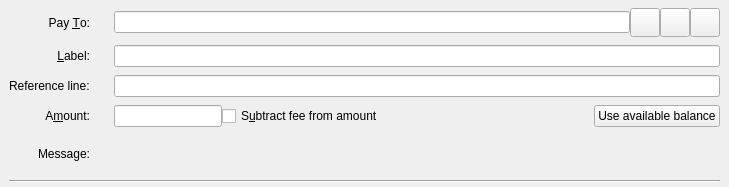
<?xml version="1.0" encoding="UTF-8"?>
<ui version="4.0">
 <class>SendCoinsEntry</class>
 <widget class="QStackedWidget" name="SendCoinsEntry">
  <property name="geometry">
   <rect>
    <x>0</x>
    <y>0</y>
    <width>729</width>
    <height>187</height>
   </rect>
  </property>
  <property name="focusPolicy">
   <enum>Qt::TabFocus</enum>
  </property>
  <property name="autoFillBackground">
   <bool>false</bool>
  </property>
  <widget class="QFrame" name="SendCoins">
   <property name="toolTip">
    <string>This is a normal payment.</string>
   </property>
   <property name="frameShape">
    <enum>QFrame::NoFrame</enum>
   </property>
   <layout class="QGridLayout" name="gridLayout">
    <property name="topMargin">
     <number>8</number>
    </property>
    <property name="bottomMargin">
     <number>4</number>
    </property>
    <property name="horizontalSpacing">
     <number>12</number>
    </property>
    <property name="verticalSpacing">
     <number>8</number>
    </property>
    <item row="0" column="0">
     <widget class="QLabel" name="payToLabel">
      <property name="text">
       <string>Pay &amp;To:</string>
      </property>
      <property name="alignment">
       <set>Qt::AlignRight|Qt::AlignTrailing|Qt::AlignVCenter</set>
      </property>
      <property name="buddy">
       <cstring>payTo</cstring>
      </property>
     </widget>
    </item>
    <item row="0" column="2">
     <layout class="QHBoxLayout" name="payToLayout">
      <property name="spacing">
       <number>0</number>
      </property>
      <item>
       <widget class="QValidatedLineEdit" name="payTo">
        <property name="toolTip">
         <string>The Bitcoinreco address to send the payment to</string>
        </property>
       </widget>
      </item>
      <item>
       <widget class="QToolButton" name="addressBookButton">
        <property name="toolTip">
         <string>Choose previously used address</string>
        </property>
        <property name="text">
         <string/>
        </property>
        <property name="icon">
         <iconset resource="../bitcoinreco.qrc">
          <normaloff>:/icons/address-book</normaloff>:/icons/address-book</iconset>
        </property>
        <property name="iconSize">
         <size>
          <width>22</width>
          <height>22</height>
         </size>
        </property>
        <property name="shortcut">
         <string>Alt+A</string>
        </property>
       </widget>
      </item>
      <item>
       <widget class="QToolButton" name="pasteButton">
        <property name="toolTip">
         <string>Paste address from clipboard</string>
        </property>
        <property name="text">
         <string/>
        </property>
        <property name="icon">
         <iconset resource="../bitcoinreco.qrc">
          <normaloff>:/icons/editpaste</normaloff>:/icons/editpaste</iconset>
        </property>
        <property name="iconSize">
         <size>
          <width>22</width>
          <height>22</height>
         </size>
        </property>
        <property name="shortcut">
         <string>Alt+P</string>
        </property>
       </widget>
      </item>
      <item>
       <widget class="QToolButton" name="deleteButton">
        <property name="toolTip">
         <string>Remove this entry</string>
        </property>
        <property name="text">
         <string/>
        </property>
        <property name="icon">
         <iconset resource="../bitcoinreco.qrc">
          <normaloff>:/icons/remove</normaloff>:/icons/remove</iconset>
        </property>
        <property name="iconSize">
         <size>
          <width>22</width>
          <height>22</height>
         </size>
        </property>
       </widget>
      </item>
     </layout>
    </item>
    <item row="2" column="0">
     <widget class="QLabel" name="labellLabel">
      <property name="text">
       <string>&amp;Label:</string>
      </property>
      <property name="alignment">
       <set>Qt::AlignRight|Qt::AlignTrailing|Qt::AlignVCenter</set>
      </property>
      <property name="buddy">
       <cstring>addAsLabel</cstring>
      </property>
     </widget>
    </item>
    <item row="2" column="2">
     <widget class="QLineEdit" name="addAsLabel">
      <property name="toolTip">
       <string>Enter a label for this address to add it to the list of used addresses</string>
      </property>
     </widget>
    </item>
    <item row="4" column="0">
     <widget class="QLabel" name="amountLabel">
      <property name="text">
       <string>A&amp;mount:</string>
      </property>
      <property name="alignment">
       <set>Qt::AlignRight|Qt::AlignTrailing|Qt::AlignVCenter</set>
      </property>
      <property name="buddy">
       <cstring>payAmount</cstring>
      </property>
     </widget>
    </item>
    <item row="4" column="2">
     <layout class="QHBoxLayout" name="horizontalLayoutAmount" stretch="0,1,0">
      <item>
       <widget class="BitcoinrecoAmountField" name="payAmount"/>
      </item>
      <item>
       <widget class="QCheckBox" name="checkboxSubtractFeeFromAmount">
        <property name="toolTip">
         <string>The fee will be deducted from the amount being sent. The recipient will receive less bitcoinrecos than you enter in the amount field. If multiple recipients are selected, the fee is split equally.</string>
        </property>
        <property name="text">
         <string>S&amp;ubtract fee from amount</string>
        </property>
       </widget>
      </item>
      <item>
       <widget class="QPushButton" name="useAvailableBalanceButton">
        <property name="text">
         <string>Use available balance</string>
        </property>
       </widget>
      </item>
     </layout>
    </item>
    <item row="5" column="0">
     <widget class="QLabel" name="messageLabel">
      <property name="text">
       <string>Message:</string>
      </property>
      <property name="alignment">
       <set>Qt::AlignRight|Qt::AlignTrailing|Qt::AlignVCenter</set>
      </property>
     </widget>
    </item>
    <item row="5" column="2">
     <widget class="QLabel" name="messageTextLabel">
      <property name="toolTip">
       <string>A message that was attached to the bitcoinreco: URI which will be stored with the transaction for your reference. Note: This message will not be sent over the Bitcoinreco network.</string>
      </property>
      <property name="textFormat">
       <enum>Qt::PlainText</enum>
      </property>
     </widget>
    </item>
    <item row="6" column="0" colspan="3">
     <widget class="Line" name="line">
      <property name="orientation">
       <enum>Qt::Horizontal</enum>
      </property>
     </widget>
    </item>
    <item row="3" column="2">
     <widget class="QLineEdit" name="referencelineEdit"/>
    </item>
    <item row="3" column="0">
     <widget class="QLabel" name="label">
      <property name="text">
       <string>Reference line:</string>
      </property>
     </widget>
    </item>
   </layout>
  </widget>
  <widget class="QFrame" name="SendCoins_UnauthenticatedPaymentRequest">
   <property name="palette">
    <palette>
     <active>
      <colorrole role="WindowText">
       <brush brushstyle="SolidPattern">
        <color alpha="255">
         <red>0</red>
         <green>0</green>
         <blue>0</blue>
        </color>
       </brush>
      </colorrole>
      <colorrole role="Button">
       <brush brushstyle="SolidPattern">
        <color alpha="255">
         <red>255</red>
         <green>255</green>
         <blue>127</blue>
        </color>
       </brush>
      </colorrole>
      <colorrole role="Light">
       <brush brushstyle="SolidPattern">
        <color alpha="255">
         <red>255</red>
         <green>255</green>
         <blue>255</blue>
        </color>
       </brush>
      </colorrole>
      <colorrole role="Midlight">
       <brush brushstyle="SolidPattern">
        <color alpha="255">
         <red>255</red>
         <green>255</green>
         <blue>191</blue>
        </color>
       </brush>
      </colorrole>
      <colorrole role="Dark">
       <brush brushstyle="SolidPattern">
        <color alpha="255">
         <red>127</red>
         <green>127</green>
         <blue>63</blue>
        </color>
       </brush>
      </colorrole>
      <colorrole role="Mid">
       <brush brushstyle="SolidPattern">
        <color alpha="255">
         <red>170</red>
         <green>170</green>
         <blue>84</blue>
        </color>
       </brush>
      </colorrole>
      <colorrole role="Text">
       <brush brushstyle="SolidPattern">
        <color alpha="255">
         <red>0</red>
         <green>0</green>
         <blue>0</blue>
        </color>
       </brush>
      </colorrole>
      <colorrole role="BrightText">
       <brush brushstyle="SolidPattern">
        <color alpha="255">
         <red>255</red>
         <green>255</green>
         <blue>255</blue>
        </color>
       </brush>
      </colorrole>
      <colorrole role="ButtonText">
       <brush brushstyle="SolidPattern">
        <color alpha="255">
         <red>0</red>
         <green>0</green>
         <blue>0</blue>
        </color>
       </brush>
      </colorrole>
      <colorrole role="Base">
       <brush brushstyle="SolidPattern">
        <color alpha="255">
         <red>255</red>
         <green>255</green>
         <blue>255</blue>
        </color>
       </brush>
      </colorrole>
      <colorrole role="Window">
       <brush brushstyle="SolidPattern">
        <color alpha="255">
         <red>255</red>
         <green>255</green>
         <blue>127</blue>
        </color>
       </brush>
      </colorrole>
      <colorrole role="Shadow">
       <brush brushstyle="SolidPattern">
        <color alpha="255">
         <red>0</red>
         <green>0</green>
         <blue>0</blue>
        </color>
       </brush>
      </colorrole>
      <colorrole role="AlternateBase">
       <brush brushstyle="SolidPattern">
        <color alpha="255">
         <red>255</red>
         <green>255</green>
         <blue>191</blue>
        </color>
       </brush>
      </colorrole>
      <colorrole role="ToolTipBase">
       <brush brushstyle="SolidPattern">
        <color alpha="255">
         <red>255</red>
         <green>255</green>
         <blue>220</blue>
        </color>
       </brush>
      </colorrole>
      <colorrole role="ToolTipText">
       <brush brushstyle="SolidPattern">
        <color alpha="255">
         <red>0</red>
         <green>0</green>
         <blue>0</blue>
        </color>
       </brush>
      </colorrole>
     </active>
     <inactive>
      <colorrole role="WindowText">
       <brush brushstyle="SolidPattern">
        <color alpha="255">
         <red>0</red>
         <green>0</green>
         <blue>0</blue>
        </color>
       </brush>
      </colorrole>
      <colorrole role="Button">
       <brush brushstyle="SolidPattern">
        <color alpha="255">
         <red>255</red>
         <green>255</green>
         <blue>127</blue>
        </color>
       </brush>
      </colorrole>
      <colorrole role="Light">
       <brush brushstyle="SolidPattern">
        <color alpha="255">
         <red>255</red>
         <green>255</green>
         <blue>255</blue>
        </color>
       </brush>
      </colorrole>
      <colorrole role="Midlight">
       <brush brushstyle="SolidPattern">
        <color alpha="255">
         <red>255</red>
         <green>255</green>
         <blue>191</blue>
        </color>
       </brush>
      </colorrole>
      <colorrole role="Dark">
       <brush brushstyle="SolidPattern">
        <color alpha="255">
         <red>127</red>
         <green>127</green>
         <blue>63</blue>
        </color>
       </brush>
      </colorrole>
      <colorrole role="Mid">
       <brush brushstyle="SolidPattern">
        <color alpha="255">
         <red>170</red>
         <green>170</green>
         <blue>84</blue>
        </color>
       </brush>
      </colorrole>
      <colorrole role="Text">
       <brush brushstyle="SolidPattern">
        <color alpha="255">
         <red>0</red>
         <green>0</green>
         <blue>0</blue>
        </color>
       </brush>
      </colorrole>
      <colorrole role="BrightText">
       <brush brushstyle="SolidPattern">
        <color alpha="255">
         <red>255</red>
         <green>255</green>
         <blue>255</blue>
        </color>
       </brush>
      </colorrole>
      <colorrole role="ButtonText">
       <brush brushstyle="SolidPattern">
        <color alpha="255">
         <red>0</red>
         <green>0</green>
         <blue>0</blue>
        </color>
       </brush>
      </colorrole>
      <colorrole role="Base">
       <brush brushstyle="SolidPattern">
        <color alpha="255">
         <red>255</red>
         <green>255</green>
         <blue>255</blue>
        </color>
       </brush>
      </colorrole>
      <colorrole role="Window">
       <brush brushstyle="SolidPattern">
        <color alpha="255">
         <red>255</red>
         <green>255</green>
         <blue>127</blue>
        </color>
       </brush>
      </colorrole>
      <colorrole role="Shadow">
       <brush brushstyle="SolidPattern">
        <color alpha="255">
         <red>0</red>
         <green>0</green>
         <blue>0</blue>
        </color>
       </brush>
      </colorrole>
      <colorrole role="AlternateBase">
       <brush brushstyle="SolidPattern">
        <color alpha="255">
         <red>255</red>
         <green>255</green>
         <blue>191</blue>
        </color>
       </brush>
      </colorrole>
      <colorrole role="ToolTipBase">
       <brush brushstyle="SolidPattern">
        <color alpha="255">
         <red>255</red>
         <green>255</green>
         <blue>220</blue>
        </color>
       </brush>
      </colorrole>
      <colorrole role="ToolTipText">
       <brush brushstyle="SolidPattern">
        <color alpha="255">
         <red>0</red>
         <green>0</green>
         <blue>0</blue>
        </color>
       </brush>
      </colorrole>
     </inactive>
     <disabled>
      <colorrole role="WindowText">
       <brush brushstyle="SolidPattern">
        <color alpha="255">
         <red>127</red>
         <green>127</green>
         <blue>63</blue>
        </color>
       </brush>
      </colorrole>
      <colorrole role="Button">
       <brush brushstyle="SolidPattern">
        <color alpha="255">
         <red>255</red>
         <green>255</green>
         <blue>127</blue>
        </color>
       </brush>
      </colorrole>
      <colorrole role="Light">
       <brush brushstyle="SolidPattern">
        <color alpha="255">
         <red>255</red>
         <green>255</green>
         <blue>255</blue>
        </color>
       </brush>
      </colorrole>
      <colorrole role="Midlight">
       <brush brushstyle="SolidPattern">
        <color alpha="255">
         <red>255</red>
         <green>255</green>
         <blue>191</blue>
        </color>
       </brush>
      </colorrole>
      <colorrole role="Dark">
       <brush brushstyle="SolidPattern">
        <color alpha="255">
         <red>127</red>
         <green>127</green>
         <blue>63</blue>
        </color>
       </brush>
      </colorrole>
      <colorrole role="Mid">
       <brush brushstyle="SolidPattern">
        <color alpha="255">
         <red>170</red>
         <green>170</green>
         <blue>84</blue>
        </color>
       </brush>
      </colorrole>
      <colorrole role="Text">
       <brush brushstyle="SolidPattern">
        <color alpha="255">
         <red>127</red>
         <green>127</green>
         <blue>63</blue>
        </color>
       </brush>
      </colorrole>
      <colorrole role="BrightText">
       <brush brushstyle="SolidPattern">
        <color alpha="255">
         <red>255</red>
         <green>255</green>
         <blue>255</blue>
        </color>
       </brush>
      </colorrole>
      <colorrole role="ButtonText">
       <brush brushstyle="SolidPattern">
        <color alpha="255">
         <red>127</red>
         <green>127</green>
         <blue>63</blue>
        </color>
       </brush>
      </colorrole>
      <colorrole role="Base">
       <brush brushstyle="SolidPattern">
        <color alpha="255">
         <red>255</red>
         <green>255</green>
         <blue>127</blue>
        </color>
       </brush>
      </colorrole>
      <colorrole role="Window">
       <brush brushstyle="SolidPattern">
        <color alpha="255">
         <red>255</red>
         <green>255</green>
         <blue>127</blue>
        </color>
       </brush>
      </colorrole>
      <colorrole role="Shadow">
       <brush brushstyle="SolidPattern">
        <color alpha="255">
         <red>0</red>
         <green>0</green>
         <blue>0</blue>
        </color>
       </brush>
      </colorrole>
      <colorrole role="AlternateBase">
       <brush brushstyle="SolidPattern">
        <color alpha="255">
         <red>255</red>
         <green>255</green>
         <blue>127</blue>
        </color>
       </brush>
      </colorrole>
      <colorrole role="ToolTipBase">
       <brush brushstyle="SolidPattern">
        <color alpha="255">
         <red>255</red>
         <green>255</green>
         <blue>220</blue>
        </color>
       </brush>
      </colorrole>
      <colorrole role="ToolTipText">
       <brush brushstyle="SolidPattern">
        <color alpha="255">
         <red>0</red>
         <green>0</green>
         <blue>0</blue>
        </color>
       </brush>
      </colorrole>
     </disabled>
    </palette>
   </property>
   <property name="toolTip">
    <string>This is an unauthenticated payment request.</string>
   </property>
   <property name="autoFillBackground">
    <bool>true</bool>
   </property>
   <property name="frameShape">
    <enum>QFrame::NoFrame</enum>
   </property>
   <layout class="QGridLayout" name="gridLayout_is">
    <property name="spacing">
     <number>12</number>
    </property>
    <item row="0" column="0">
     <widget class="QLabel" name="payToLabel_is">
      <property name="text">
       <string>Pay To:</string>
      </property>
      <property name="alignment">
       <set>Qt::AlignRight|Qt::AlignTrailing|Qt::AlignVCenter</set>
      </property>
     </widget>
    </item>
    <item row="0" column="1">
     <layout class="QHBoxLayout" name="payToLayout_is">
      <property name="spacing">
       <number>0</number>
      </property>
      <item>
       <widget class="QLabel" name="payTo_is"/>
      </item>
      <item>
       <widget class="QToolButton" name="deleteButton_is">
        <property name="toolTip">
         <string>Remove this entry</string>
        </property>
        <property name="text">
         <string/>
        </property>
        <property name="icon">
         <iconset resource="../bitcoinreco.qrc">
          <normaloff>:/icons/remove</normaloff>:/icons/remove</iconset>
        </property>
       </widget>
      </item>
     </layout>
    </item>
    <item row="1" column="0">
     <widget class="QLabel" name="memoLabel_is">
      <property name="text">
       <string>Memo:</string>
      </property>
      <property name="alignment">
       <set>Qt::AlignRight|Qt::AlignTrailing|Qt::AlignVCenter</set>
      </property>
     </widget>
    </item>
    <item row="1" column="1">
     <widget class="QLabel" name="memoTextLabel_is">
      <property name="textFormat">
       <enum>Qt::PlainText</enum>
      </property>
     </widget>
    </item>
    <item row="2" column="0">
     <widget class="QLabel" name="amountLabel_is">
      <property name="text">
       <string>A&amp;mount:</string>
      </property>
      <property name="alignment">
       <set>Qt::AlignRight|Qt::AlignTrailing|Qt::AlignVCenter</set>
      </property>
      <property name="buddy">
       <cstring>payAmount_is</cstring>
      </property>
     </widget>
    </item>
    <item row="2" column="1">
     <widget class="BitcoinrecoAmountField" name="payAmount_is">
      <property name="acceptDrops">
       <bool>false</bool>
      </property>
     </widget>
    </item>
   </layout>
  </widget>
  <widget class="QFrame" name="SendCoins_AuthenticatedPaymentRequest">
   <property name="palette">
    <palette>
     <active>
      <colorrole role="WindowText">
       <brush brushstyle="SolidPattern">
        <color alpha="255">
         <red>0</red>
         <green>0</green>
         <blue>0</blue>
        </color>
       </brush>
      </colorrole>
      <colorrole role="Button">
       <brush brushstyle="SolidPattern">
        <color alpha="255">
         <red>140</red>
         <green>232</green>
         <blue>119</blue>
        </color>
       </brush>
      </colorrole>
      <colorrole role="Light">
       <brush brushstyle="SolidPattern">
        <color alpha="255">
         <red>230</red>
         <green>255</green>
         <blue>224</blue>
        </color>
       </brush>
      </colorrole>
      <colorrole role="Midlight">
       <brush brushstyle="SolidPattern">
        <color alpha="255">
         <red>185</red>
         <green>243</green>
         <blue>171</blue>
        </color>
       </brush>
      </colorrole>
      <colorrole role="Dark">
       <brush brushstyle="SolidPattern">
        <color alpha="255">
         <red>70</red>
         <green>116</green>
         <blue>59</blue>
        </color>
       </brush>
      </colorrole>
      <colorrole role="Mid">
       <brush brushstyle="SolidPattern">
        <color alpha="255">
         <red>93</red>
         <green>155</green>
         <blue>79</blue>
        </color>
       </brush>
      </colorrole>
      <colorrole role="Text">
       <brush brushstyle="SolidPattern">
        <color alpha="255">
         <red>0</red>
         <green>0</green>
         <blue>0</blue>
        </color>
       </brush>
      </colorrole>
      <colorrole role="BrightText">
       <brush brushstyle="SolidPattern">
        <color alpha="255">
         <red>155</red>
         <green>255</green>
         <blue>147</blue>
        </color>
       </brush>
      </colorrole>
      <colorrole role="ButtonText">
       <brush brushstyle="SolidPattern">
        <color alpha="255">
         <red>0</red>
         <green>0</green>
         <blue>0</blue>
        </color>
       </brush>
      </colorrole>
      <colorrole role="Base">
       <brush brushstyle="SolidPattern">
        <color alpha="255">
         <red>119</red>
         <green>255</green>
         <blue>233</blue>
        </color>
       </brush>
      </colorrole>
      <colorrole role="Window">
       <brush brushstyle="SolidPattern">
        <color alpha="255">
         <red>140</red>
         <green>232</green>
         <blue>119</blue>
        </color>
       </brush>
      </colorrole>
      <colorrole role="Shadow">
       <brush brushstyle="SolidPattern">
        <color alpha="255">
         <red>0</red>
         <green>0</green>
         <blue>0</blue>
        </color>
       </brush>
      </colorrole>
      <colorrole role="AlternateBase">
       <brush brushstyle="SolidPattern">
        <color alpha="255">
         <red>197</red>
         <green>243</green>
         <blue>187</blue>
        </color>
       </brush>
      </colorrole>
      <colorrole role="NoRole">
       <brush brushstyle="SolidPattern">
        <color alpha="255">
         <red>125</red>
         <green>194</green>
         <blue>122</blue>
        </color>
       </brush>
      </colorrole>
      <colorrole role="ToolTipBase">
       <brush brushstyle="SolidPattern">
        <color alpha="255">
         <red>255</red>
         <green>255</green>
         <blue>220</blue>
        </color>
       </brush>
      </colorrole>
      <colorrole role="ToolTipText">
       <brush brushstyle="SolidPattern">
        <color alpha="255">
         <red>0</red>
         <green>0</green>
         <blue>0</blue>
        </color>
       </brush>
      </colorrole>
     </active>
     <inactive>
      <colorrole role="WindowText">
       <brush brushstyle="SolidPattern">
        <color alpha="255">
         <red>0</red>
         <green>0</green>
         <blue>0</blue>
        </color>
       </brush>
      </colorrole>
      <colorrole role="Button">
       <brush brushstyle="SolidPattern">
        <color alpha="255">
         <red>140</red>
         <green>232</green>
         <blue>119</blue>
        </color>
       </brush>
      </colorrole>
      <colorrole role="Light">
       <brush brushstyle="SolidPattern">
        <color alpha="255">
         <red>230</red>
         <green>255</green>
         <blue>224</blue>
        </color>
       </brush>
      </colorrole>
      <colorrole role="Midlight">
       <brush brushstyle="SolidPattern">
        <color alpha="255">
         <red>185</red>
         <green>243</green>
         <blue>171</blue>
        </color>
       </brush>
      </colorrole>
      <colorrole role="Dark">
       <brush brushstyle="SolidPattern">
        <color alpha="255">
         <red>70</red>
         <green>116</green>
         <blue>59</blue>
        </color>
       </brush>
      </colorrole>
      <colorrole role="Mid">
       <brush brushstyle="SolidPattern">
        <color alpha="255">
         <red>93</red>
         <green>155</green>
         <blue>79</blue>
        </color>
       </brush>
      </colorrole>
      <colorrole role="Text">
       <brush brushstyle="SolidPattern">
        <color alpha="255">
         <red>0</red>
         <green>0</green>
         <blue>0</blue>
        </color>
       </brush>
      </colorrole>
      <colorrole role="BrightText">
       <brush brushstyle="SolidPattern">
        <color alpha="255">
         <red>155</red>
         <green>255</green>
         <blue>147</blue>
        </color>
       </brush>
      </colorrole>
      <colorrole role="ButtonText">
       <brush brushstyle="SolidPattern">
        <color alpha="255">
         <red>0</red>
         <green>0</green>
         <blue>0</blue>
        </color>
       </brush>
      </colorrole>
      <colorrole role="Base">
       <brush brushstyle="SolidPattern">
        <color alpha="255">
         <red>119</red>
         <green>255</green>
         <blue>233</blue>
        </color>
       </brush>
      </colorrole>
      <colorrole role="Window">
       <brush brushstyle="SolidPattern">
        <color alpha="255">
         <red>140</red>
         <green>232</green>
         <blue>119</blue>
        </color>
       </brush>
      </colorrole>
      <colorrole role="Shadow">
       <brush brushstyle="SolidPattern">
        <color alpha="255">
         <red>0</red>
         <green>0</green>
         <blue>0</blue>
        </color>
       </brush>
      </colorrole>
      <colorrole role="AlternateBase">
       <brush brushstyle="SolidPattern">
        <color alpha="255">
         <red>197</red>
         <green>243</green>
         <blue>187</blue>
        </color>
       </brush>
      </colorrole>
      <colorrole role="NoRole">
       <brush brushstyle="SolidPattern">
        <color alpha="255">
         <red>125</red>
         <green>194</green>
         <blue>122</blue>
        </color>
       </brush>
      </colorrole>
      <colorrole role="ToolTipBase">
       <brush brushstyle="SolidPattern">
        <color alpha="255">
         <red>255</red>
         <green>255</green>
         <blue>220</blue>
        </color>
       </brush>
      </colorrole>
      <colorrole role="ToolTipText">
       <brush brushstyle="SolidPattern">
        <color alpha="255">
         <red>0</red>
         <green>0</green>
         <blue>0</blue>
        </color>
       </brush>
      </colorrole>
     </inactive>
     <disabled>
      <colorrole role="WindowText">
       <brush brushstyle="SolidPattern">
        <color alpha="255">
         <red>70</red>
         <green>116</green>
         <blue>59</blue>
        </color>
       </brush>
      </colorrole>
      <colorrole role="Button">
       <brush brushstyle="SolidPattern">
        <color alpha="255">
         <red>140</red>
         <green>232</green>
         <blue>119</blue>
        </color>
       </brush>
      </colorrole>
      <colorrole role="Light">
       <brush brushstyle="SolidPattern">
        <color alpha="255">
         <red>230</red>
         <green>255</green>
         <blue>224</blue>
        </color>
       </brush>
      </colorrole>
      <colorrole role="Midlight">
       <brush brushstyle="SolidPattern">
        <color alpha="255">
         <red>185</red>
         <green>243</green>
         <blue>171</blue>
        </color>
       </brush>
      </colorrole>
      <colorrole role="Dark">
       <brush brushstyle="SolidPattern">
        <color alpha="255">
         <red>70</red>
         <green>116</green>
         <blue>59</blue>
        </color>
       </brush>
      </colorrole>
      <colorrole role="Mid">
       <brush brushstyle="SolidPattern">
        <color alpha="255">
         <red>93</red>
         <green>155</green>
         <blue>79</blue>
        </color>
       </brush>
      </colorrole>
      <colorrole role="Text">
       <brush brushstyle="SolidPattern">
        <color alpha="255">
         <red>70</red>
         <green>116</green>
         <blue>59</blue>
        </color>
       </brush>
      </colorrole>
      <colorrole role="BrightText">
       <brush brushstyle="SolidPattern">
        <color alpha="255">
         <red>155</red>
         <green>255</green>
         <blue>147</blue>
        </color>
       </brush>
      </colorrole>
      <colorrole role="ButtonText">
       <brush brushstyle="SolidPattern">
        <color alpha="255">
         <red>70</red>
         <green>116</green>
         <blue>59</blue>
        </color>
       </brush>
      </colorrole>
      <colorrole role="Base">
       <brush brushstyle="SolidPattern">
        <color alpha="255">
         <red>140</red>
         <green>232</green>
         <blue>119</blue>
        </color>
       </brush>
      </colorrole>
      <colorrole role="Window">
       <brush brushstyle="SolidPattern">
        <color alpha="255">
         <red>140</red>
         <green>232</green>
         <blue>119</blue>
        </color>
       </brush>
      </colorrole>
      <colorrole role="Shadow">
       <brush brushstyle="SolidPattern">
        <color alpha="255">
         <red>0</red>
         <green>0</green>
         <blue>0</blue>
        </color>
       </brush>
      </colorrole>
      <colorrole role="AlternateBase">
       <brush brushstyle="SolidPattern">
        <color alpha="255">
         <red>140</red>
         <green>232</green>
         <blue>119</blue>
        </color>
       </brush>
      </colorrole>
      <colorrole role="NoRole">
       <brush brushstyle="SolidPattern">
        <color alpha="255">
         <red>125</red>
         <green>194</green>
         <blue>122</blue>
        </color>
       </brush>
      </colorrole>
      <colorrole role="ToolTipBase">
       <brush brushstyle="SolidPattern">
        <color alpha="255">
         <red>255</red>
         <green>255</green>
         <blue>220</blue>
        </color>
       </brush>
      </colorrole>
      <colorrole role="ToolTipText">
       <brush brushstyle="SolidPattern">
        <color alpha="255">
         <red>0</red>
         <green>0</green>
         <blue>0</blue>
        </color>
       </brush>
      </colorrole>
     </disabled>
    </palette>
   </property>
   <property name="toolTip">
    <string>This is an authenticated payment request.</string>
   </property>
   <property name="autoFillBackground">
    <bool>true</bool>
   </property>
   <property name="frameShape">
    <enum>QFrame::NoFrame</enum>
   </property>
   <layout class="QGridLayout" name="gridLayout_s">
    <property name="spacing">
     <number>12</number>
    </property>
    <item row="0" column="0">
     <widget class="QLabel" name="payToLabel_s">
      <property name="text">
       <string>Pay To:</string>
      </property>
      <property name="alignment">
       <set>Qt::AlignRight|Qt::AlignTrailing|Qt::AlignVCenter</set>
      </property>
     </widget>
    </item>
    <item row="0" column="1">
     <layout class="QHBoxLayout" name="payToLayout_s">
      <property name="spacing">
       <number>0</number>
      </property>
      <item>
       <widget class="QLabel" name="payTo_s">
        <property name="textFormat">
         <enum>Qt::PlainText</enum>
        </property>
       </widget>
      </item>
      <item>
       <widget class="QToolButton" name="deleteButton_s">
        <property name="toolTip">
         <string>Remove this entry</string>
        </property>
        <property name="text">
         <string/>
        </property>
        <property name="icon">
         <iconset resource="../bitcoinreco.qrc">
          <normaloff>:/icons/remove</normaloff>:/icons/remove</iconset>
        </property>
       </widget>
      </item>
     </layout>
    </item>
    <item row="1" column="0">
     <widget class="QLabel" name="memoLabel_s">
      <property name="text">
       <string>Memo:</string>
      </property>
      <property name="alignment">
       <set>Qt::AlignRight|Qt::AlignTrailing|Qt::AlignVCenter</set>
      </property>
     </widget>
    </item>
    <item row="1" column="1">
     <widget class="QLabel" name="memoTextLabel_s">
      <property name="textFormat">
       <enum>Qt::PlainText</enum>
      </property>
     </widget>
    </item>
    <item row="2" column="0">
     <widget class="QLabel" name="amountLabel_s">
      <property name="text">
       <string>A&amp;mount:</string>
      </property>
      <property name="alignment">
       <set>Qt::AlignRight|Qt::AlignTrailing|Qt::AlignVCenter</set>
      </property>
      <property name="buddy">
       <cstring>payAmount_s</cstring>
      </property>
     </widget>
    </item>
    <item row="2" column="1">
     <widget class="BitcoinrecoAmountField" name="payAmount_s">
      <property name="acceptDrops">
       <bool>false</bool>
      </property>
     </widget>
    </item>
   </layout>
  </widget>
 </widget>
 <customwidgets>
  <customwidget>
   <class>QValidatedLineEdit</class>
   <extends>QLineEdit</extends>
   <header>qt/qvalidatedlineedit.h</header>
  </customwidget>
  <customwidget>
   <class>BitcoinrecoAmountField</class>
   <extends>QLineEdit</extends>
   <header>qt/bitcoinrecoamountfield.h</header>
  </customwidget>
 </customwidgets>
 <tabstops>
  <tabstop>payTo</tabstop>
  <tabstop>addressBookButton</tabstop>
  <tabstop>pasteButton</tabstop>
  <tabstop>deleteButton</tabstop>
  <tabstop>addAsLabel</tabstop>
  <tabstop>payAmount</tabstop>
  <tabstop>payAmount_is</tabstop>
  <tabstop>deleteButton_is</tabstop>
  <tabstop>payAmount_s</tabstop>
  <tabstop>deleteButton_s</tabstop>
 </tabstops>
 <resources>
  <include location="../bitcoinreco.qrc"/>
 </resources>
 <connections/>
</ui>
